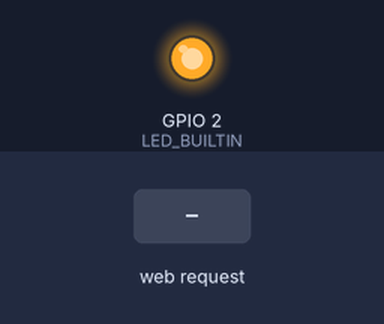
Bench run of a sketch on a simulated ESP8266 (NodeMCU). Parts: output pins drawn as LEDs (lit = HIGH, except the on-board LED, lit = LOW). The inputs (shaded band) are chosen by the test bench.

Above: at 1.2 s.
1.3 s: HTTP request GET / received
At 4.5 s:
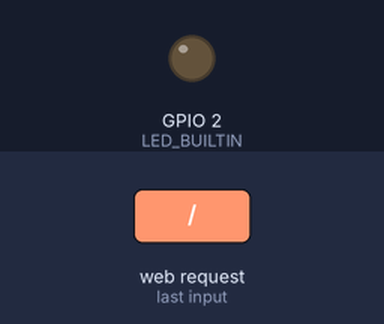
Timing chart, 0 to 6.0 s (numbered marks = the images above; inputs shaded):
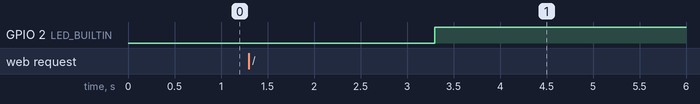

Measured:
- after the input at 1.3 s, GPIO 2 (LED_BUILTIN): LOW → HIGH after 2.0 s

The sketch:

WiFiBlink.ino
```cpp
#include <ESP8266WebServer.h>

ESP8266WebServer server(80);

/* Go to http://192.168.4.1 in a web browser
 * connected to this access point to see it.
 */
void handleRoot() {
  server.send(200, "text/html", "<h1>You are connected</h1>");
  digitalWrite(LED_BUILTIN, LOW);
  delay(2000);
  digitalWrite(LED_BUILTIN, HIGH);
}

void setup() {
  pinMode(LED_BUILTIN, OUTPUT);
  server.on("/", handleRoot);
  server.begin();
}

void loop() {
  server.handleClient();
}
```
